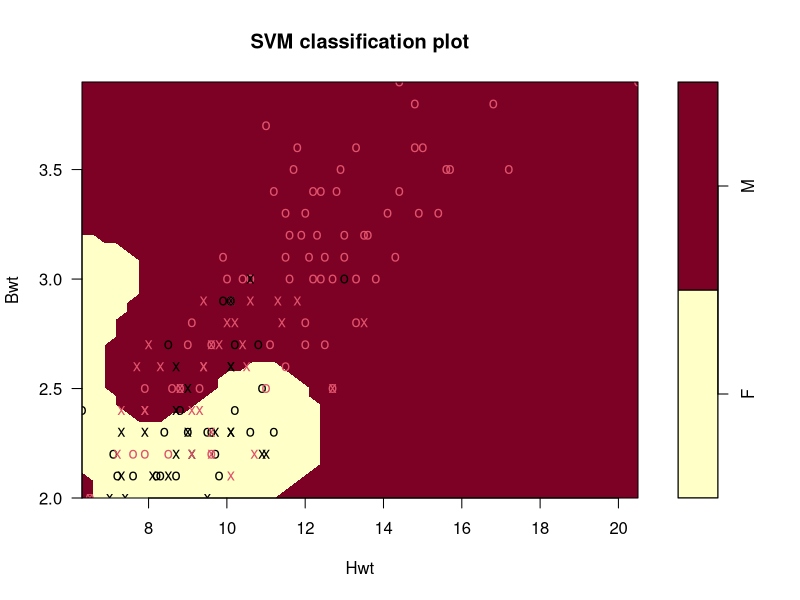
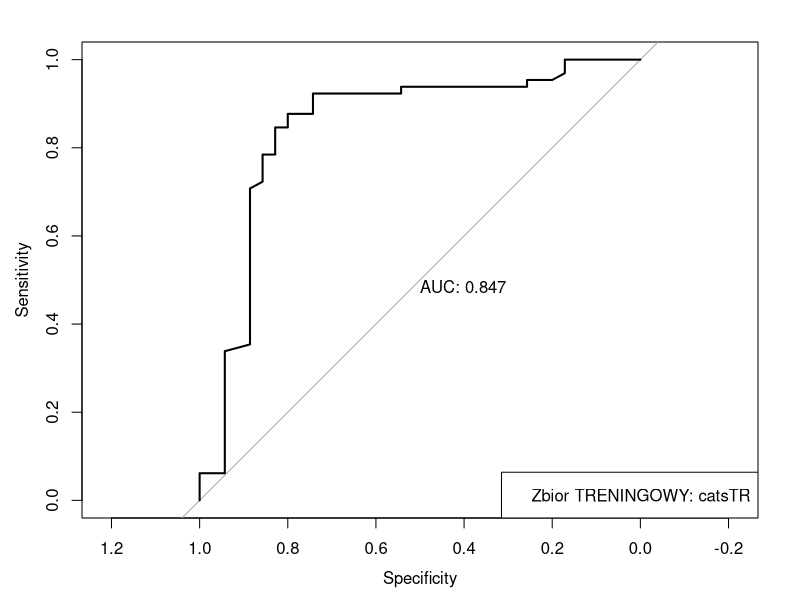
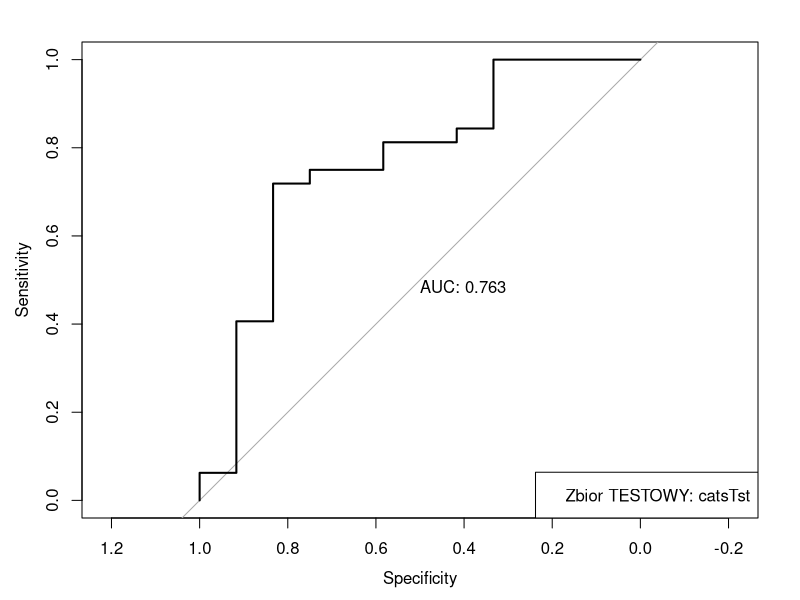

Reproduce these figures in R, in order.
##
## MSI - LABORATORIUM 1
## PAWEL MERGIST
##


# ODP: a) czynnosci ponizej
#      b) Statystyki czulosc i precyzja sa rozne w zaleznosci od proporcji wielkosci zb. treningowego do testowego.
#         Na dopasowanie sie modelu ma wplyw takze ziarno oraz ilos podzialow w walidacji krzyzowej.
#
#         Ogolnie przy wprowadzeniu zbioru testowego kt. model 'nie widzial', pojawily sie FP i FN ktore obnizyly powyzsze statystyki
#         Spadla tez wartosc AUC z 0.844, do  0.741
#
#      c) optymaly model to taki w ktorym spada obciazenie, a nie rosnie juz wariancja (odchylenie)
#         wtedy tez blad powinnien byc najmniejszy
#


library(caret)
library(pROC)
library(e1071)

options(digits=3)
set.seed(12345)

data(cats, package = "MASS")

nmbOfCats = dim(cats)[1]
trIndx = sample(nmbOfCats, nmbOfCats*0.7)
catsTr = cats[trIndx, ]
catsTst = cats[-trIndx, ]


# a) 
# Zbior TRENINGOWY

m1 <- svm(Sex~., data = catsTr, kernel='radial', gamma=1, cost=10, cross =3, probability=TRUE)
plot(m1, cats)

# Zbior TRENINGOWY - matryca pomylek
cm_svm_catsTr <- confusionMatrix(factor(catsTr$Sex), fitted(m1))
print(cm_svm_catsTr$table)
print(cm_svm_catsTr$byClass)

# ROC
predSexProb = predict(m1,catsTr,probability=TRUE)
df = data.frame(attr(predSexProb, "probabilities"))

roc(catsTr$Sex, df$F, plot=TRUE, print.auc=TRUE)
legend("bottomright", legend="Zbior TRENINGOWY: catsTR")

# b)

# Zbior TESTOWY:
pred = predict(m1, catsTst)

# Zbior TRENINGOWY - matryca pomylek
cm_svm_catsTst <- confusionMatrix(factor(catsTst$Sex), pred)
print(cm_svm_catsTst$table)
print(cm_svm_catsTst$byClass)

# ROC
predSexProb = predict(m1,catsTst,probability=TRUE)
df = data.frame(attr(predSexProb, "probabilities"))

roc(catsTst$Sex, df$F, plot=TRUE, print.auc=TRUE)
legend("bottomright", legend="Zbior TESTOWY: catsTst")

